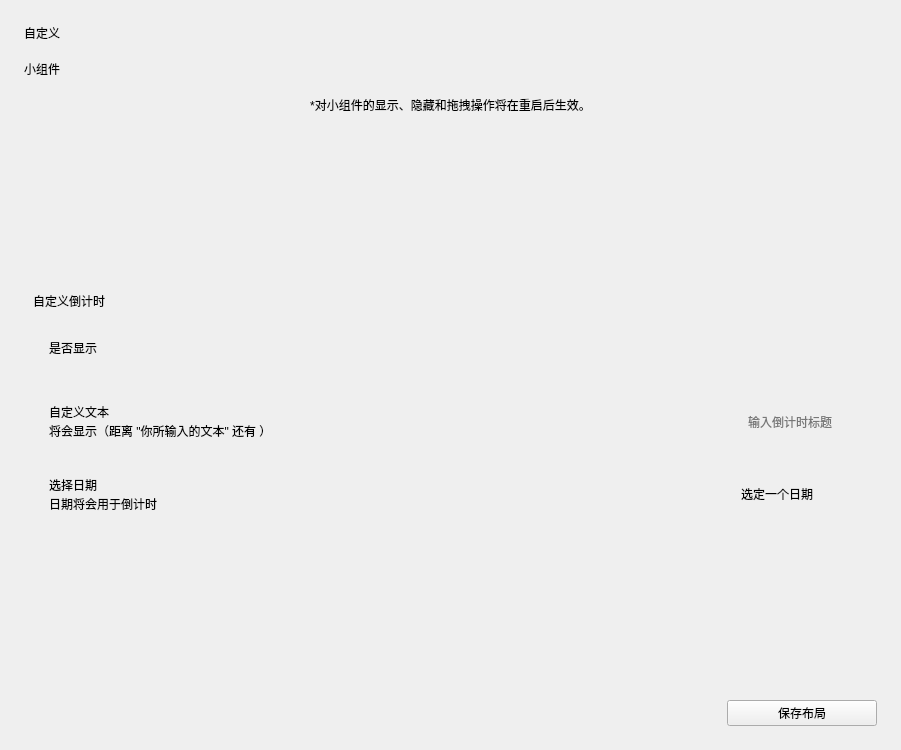
<?xml version="1.0" encoding="UTF-8"?>
<ui version="4.0">
 <class>Form</class>
 <widget class="QWidget" name="Form">
  <property name="geometry">
   <rect>
    <x>0</x>
    <y>0</y>
    <width>901</width>
    <height>750</height>
   </rect>
  </property>
  <property name="windowTitle">
   <string>Form</string>
  </property>
  <layout class="QVBoxLayout" name="verticalLayout_2">
   <property name="spacing">
    <number>18</number>
   </property>
   <property name="leftMargin">
    <number>24</number>
   </property>
   <property name="topMargin">
    <number>24</number>
   </property>
   <property name="rightMargin">
    <number>24</number>
   </property>
   <property name="bottomMargin">
    <number>24</number>
   </property>
   <item>
    <widget class="TitleLabel" name="TitleLabel">
     <property name="text">
      <string>自定义</string>
     </property>
    </widget>
   </item>
   <item>
    <widget class="SubtitleLabel" name="SubtitleLabel">
     <property name="text">
      <string>小组件</string>
     </property>
    </widget>
   </item>
   <item>
    <layout class="QHBoxLayout" name="widgets_preview">
     <property name="spacing">
      <number>0</number>
     </property>
     <property name="sizeConstraint">
      <enum>QLayout::SetFixedSize</enum>
     </property>
    </layout>
   </item>
   <item>
    <widget class="CaptionLabel" name="CaptionLabel_3">
     <property name="text">
      <string>*对小组件的显示、隐藏和拖拽操作将在重启后生效。</string>
     </property>
     <property name="alignment">
      <set>Qt::AlignCenter</set>
     </property>
    </widget>
   </item>
   <item>
    <widget class="SmoothScrollArea" name="SmoothScrollArea">
     <property name="styleSheet">
      <string notr="true">background: transparent; border: none</string>
     </property>
     <property name="widgetResizable">
      <bool>true</bool>
     </property>
     <widget class="QWidget" name="scrollAreaWidgetContents">
      <property name="geometry">
       <rect>
        <x>0</x>
        <y>0</y>
        <width>853</width>
        <height>491</height>
       </rect>
      </property>
      <layout class="QVBoxLayout" name="verticalLayout_9">
       <item>
        <widget class="ListWidget" name="widgets_list">
         <property name="sizePolicy">
          <sizepolicy hsizetype="Expanding" vsizetype="MinimumExpanding">
           <horstretch>0</horstretch>
           <verstretch>0</verstretch>
          </sizepolicy>
         </property>
         <property name="sizeAdjustPolicy">
          <enum>QAbstractScrollArea::AdjustToContents</enum>
         </property>
         <property name="dragDropMode">
          <enum>QAbstractItemView::InternalMove</enum>
         </property>
         <property name="defaultDropAction">
          <enum>Qt::MoveAction</enum>
         </property>
        </widget>
       </item>
       <item>
        <layout class="QVBoxLayout" name="verticalLayout_5">
         <property name="spacing">
          <number>3</number>
         </property>
         <item>
          <widget class="SubtitleLabel" name="SubtitleLabel_3">
           <property name="text">
            <string>自定义倒计时</string>
           </property>
           <property name="pixelFontSize" stdset="0">
            <number>18</number>
           </property>
          </widget>
         </item>
         <item>
          <widget class="CardWidget" name="CardWidget_6">
           <property name="minimumSize">
            <size>
             <width>0</width>
             <height>70</height>
            </size>
           </property>
           <layout class="QHBoxLayout" name="horizontalLayout_6">
            <property name="leftMargin">
             <number>16</number>
            </property>
            <property name="topMargin">
             <number>16</number>
            </property>
            <property name="rightMargin">
             <number>16</number>
            </property>
            <property name="bottomMargin">
             <number>16</number>
            </property>
            <item>
             <widget class="StrongBodyLabel" name="StrongBodyLabel_6">
              <property name="sizePolicy">
               <sizepolicy hsizetype="Expanding" vsizetype="Preferred">
                <horstretch>0</horstretch>
                <verstretch>0</verstretch>
               </sizepolicy>
              </property>
              <property name="text">
               <string>是否显示</string>
              </property>
             </widget>
            </item>
            <item>
             <widget class="SwitchButton" name="switch_countdown_custom">
              <property name="onText">
               <string>显示</string>
              </property>
              <property name="offText">
               <string>隐藏</string>
              </property>
             </widget>
            </item>
           </layout>
          </widget>
         </item>
         <item>
          <widget class="CardWidget" name="CardWidget">
           <property name="minimumSize">
            <size>
             <width>0</width>
             <height>70</height>
            </size>
           </property>
           <layout class="QHBoxLayout" name="horizontalLayout">
            <property name="leftMargin">
             <number>16</number>
            </property>
            <property name="topMargin">
             <number>16</number>
            </property>
            <property name="rightMargin">
             <number>16</number>
            </property>
            <property name="bottomMargin">
             <number>16</number>
            </property>
            <item>
             <layout class="QVBoxLayout" name="verticalLayout">
              <property name="spacing">
               <number>0</number>
              </property>
              <item>
               <widget class="StrongBodyLabel" name="StrongBodyLabel">
                <property name="text">
                 <string>自定义文本</string>
                </property>
               </widget>
              </item>
              <item>
               <widget class="CaptionLabel" name="CaptionLabel">
                <property name="text">
                 <string>将会显示（距离 &quot;你所输入的文本&quot; 还有 ）</string>
                </property>
               </widget>
              </item>
             </layout>
            </item>
            <item>
             <widget class="LineEdit" name="set_wcc_title">
              <property name="sizePolicy">
               <sizepolicy hsizetype="Maximum" vsizetype="Fixed">
                <horstretch>0</horstretch>
                <verstretch>0</verstretch>
               </sizepolicy>
              </property>
              <property name="placeholderText">
               <string>输入倒计时标题</string>
              </property>
             </widget>
            </item>
           </layout>
          </widget>
         </item>
         <item>
          <widget class="CardWidget" name="CardWidget_3">
           <property name="minimumSize">
            <size>
             <width>0</width>
             <height>70</height>
            </size>
           </property>
           <layout class="QHBoxLayout" name="horizontalLayout_5">
            <property name="leftMargin">
             <number>16</number>
            </property>
            <property name="topMargin">
             <number>16</number>
            </property>
            <property name="rightMargin">
             <number>16</number>
            </property>
            <property name="bottomMargin">
             <number>16</number>
            </property>
            <item>
             <layout class="QVBoxLayout" name="verticalLayout_6">
              <property name="spacing">
               <number>0</number>
              </property>
              <item>
               <widget class="StrongBodyLabel" name="StrongBodyLabel_5">
                <property name="text">
                 <string>选择日期</string>
                </property>
               </widget>
              </item>
              <item>
               <widget class="CaptionLabel" name="CaptionLabel_2">
                <property name="text">
                 <string>日期将会用于倒计时</string>
                </property>
               </widget>
              </item>
             </layout>
            </item>
            <item>
             <widget class="CalendarPicker" name="set_countdown_date">
              <property name="sizePolicy">
               <sizepolicy hsizetype="Fixed" vsizetype="Fixed">
                <horstretch>0</horstretch>
                <verstretch>0</verstretch>
               </sizepolicy>
              </property>
              <property name="minimumSize">
               <size>
                <width>150</width>
                <height>0</height>
               </size>
              </property>
              <property name="text">
               <string>选定一个日期</string>
              </property>
             </widget>
            </item>
           </layout>
          </widget>
         </item>
        </layout>
       </item>
       <item>
        <spacer name="verticalSpacer">
         <property name="orientation">
          <enum>Qt::Vertical</enum>
         </property>
         <property name="sizeHint" stdset="0">
          <size>
           <width>20</width>
           <height>40</height>
          </size>
         </property>
        </spacer>
       </item>
      </layout>
     </widget>
    </widget>
   </item>
   <item>
    <layout class="QHBoxLayout" name="horizontalLayout_2">
     <item>
      <spacer name="horizontalSpacer_2">
       <property name="orientation">
        <enum>Qt::Horizontal</enum>
       </property>
       <property name="sizeHint" stdset="0">
        <size>
         <width>40</width>
         <height>20</height>
        </size>
       </property>
      </spacer>
     </item>
     <item>
      <widget class="PrimaryPushButton" name="save_config">
       <property name="sizePolicy">
        <sizepolicy hsizetype="Maximum" vsizetype="Fixed">
         <horstretch>0</horstretch>
         <verstretch>0</verstretch>
        </sizepolicy>
       </property>
       <property name="minimumSize">
        <size>
         <width>150</width>
         <height>0</height>
        </size>
       </property>
       <property name="text">
        <string>保存布局</string>
       </property>
      </widget>
     </item>
    </layout>
   </item>
  </layout>
 </widget>
 <customwidgets>
  <customwidget>
   <class>PushButton</class>
   <extends>QPushButton</extends>
   <header>qfluentwidgets</header>
  </customwidget>
  <customwidget>
   <class>PrimaryPushButton</class>
   <extends>PushButton</extends>
   <header>qfluentwidgets</header>
  </customwidget>
  <customwidget>
   <class>SwitchButton</class>
   <extends>QWidget</extends>
   <header>qfluentwidgets</header>
  </customwidget>
  <customwidget>
   <class>CardWidget</class>
   <extends>QFrame</extends>
   <header>qfluentwidgets</header>
   <container>1</container>
  </customwidget>
  <customwidget>
   <class>SmoothScrollArea</class>
   <extends>QScrollArea</extends>
   <header>qfluentwidgets</header>
   <container>1</container>
  </customwidget>
  <customwidget>
   <class>CalendarPicker</class>
   <extends>QPushButton</extends>
   <header>qfluentwidgets</header>
  </customwidget>
  <customwidget>
   <class>CaptionLabel</class>
   <extends>QLabel</extends>
   <header>qfluentwidgets</header>
  </customwidget>
  <customwidget>
   <class>StrongBodyLabel</class>
   <extends>QLabel</extends>
   <header>qfluentwidgets</header>
  </customwidget>
  <customwidget>
   <class>SubtitleLabel</class>
   <extends>QLabel</extends>
   <header>qfluentwidgets</header>
  </customwidget>
  <customwidget>
   <class>TitleLabel</class>
   <extends>QLabel</extends>
   <header>qfluentwidgets</header>
  </customwidget>
  <customwidget>
   <class>LineEdit</class>
   <extends>QLineEdit</extends>
   <header>qfluentwidgets</header>
  </customwidget>
  <customwidget>
   <class>ListWidget</class>
   <extends>QListWidget</extends>
   <header>qfluentwidgets</header>
  </customwidget>
 </customwidgets>
 <resources/>
 <connections/>
</ui>
